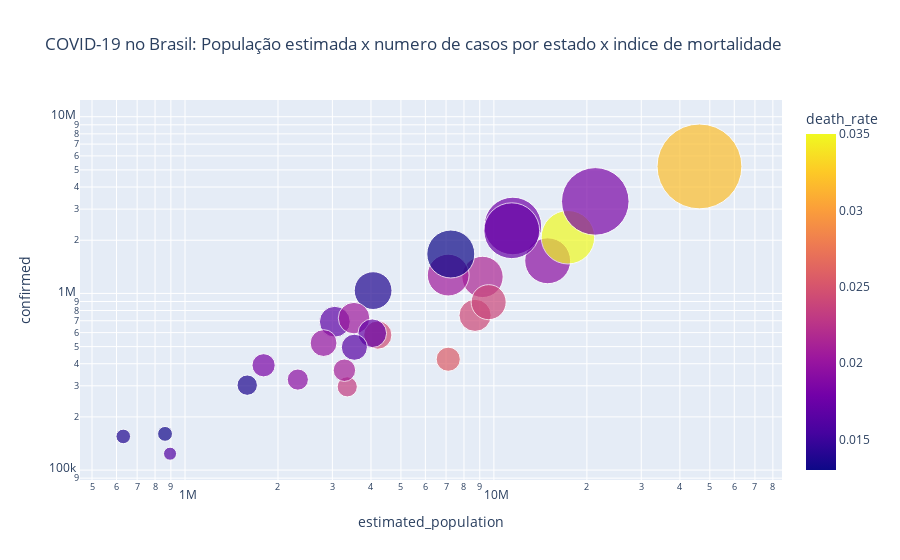

Source (notebook cell):
### Markdown cell above
### Nota-se que os estados com maiores populações tiveram maior numero de casos mas que alguns tiveram um bom indice de mortalidade baixo como Minas Gerais e Rio Grande do Sul, e tivemos também os com alto indice de mortalidade como São Paulo e Rio de Janeiro.
### Podemos ver também estados com baixo numero de casos mas que com indice de mortalidade alto como Maranhão e Pernambuco.

### Code cell
fig = px.scatter(t, x="estimated_population", y="confirmed", title="COVID-19 no Brasil: População estimada x numero de casos por estado x indice de mortalidade",
                 size="confirmed", color="death_rate",hover_name=t.state, log_x=True, log_y=True, size_max=60)
fig.show()

### Figure 1 — Plotly figure (JSON) as saved in the notebook; plotly's stock layout.template omitted (floating-point values rounded to 4 significant figures)
{"data": [{"hovertemplate": "<b>%{hovertext}</b><br><br>estimated_population=%{x}<br>confirmed=%{marker.size}<br>death_rate=%{marker.color}<extra></extra>", "hovertext": ["AP", "AC", "AM", "AL", "DF", "ES", "CE", "BA", "MS", "MA", "GO", "MT", "PA", "PE", "PB", "PI", "RJ", "MG", "RN", "RR", "RO", "PR", "SE", "SC", "TO", "RS", "SP"], "legendgroup": "", "marker": {"color": [0.0132, 0.0161, 0.0244, 0.0232, 0.0167, 0.0138, 0.0215, 0.0194, 0.02, 0.0256, 0.0206, 0.0205, 0.0241, 0.0239, 0.0171, 0.021, 0.035, 0.0183, 0.0164, 0.0138, 0.0183, 0.0178, 0.0194, 0.013, 0.0137, 0.0172, 0.0319], "coloraxis": "coloraxis", "size": [160328, 123808, 581070, 295972, 691353, 1037188, 1239746, 1530054, 523565, 424199, 1269853, 724653, 751293, 892115, 594891, 367515, 2078817, 3317401, 495749, 155062, 391943, 2407960, 325274, 1671175, 302502, 2263880, 5232374], "sizemode": "area", "sizeref": 1453.0, "symbol": "circle"}, "mode": "markers", "name": "", "orientation": "v", "showlegend": false, "type": "scatter", "x": [861773, 894470, 4207714, 3351543, 3055149, 4064052, 9187103, 14930634, 2809394, 7114598, 7113540, 3526220, 8690745, 9616621, 4039277, 3281480, 17366189, 21292666, 3534165, 631181, 1796460, 11516840, 2318822, 7252502, 1590248, 11422973, 46289333], "xaxis": "x", "y": [160328, 123808, 581070, 295972, 691353, 1037188, 1239746, 1530054, 523565, 424199, 1269853, 724653, 751293, 892115, 594891, 367515, 2078817, 3317401, 495749, 155062, 391943, 2407960, 325274, 1671175, 302502, 2263880, 5232374], "yaxis": "y"}], "layout": {"coloraxis": {"colorbar": {"title": {"text": "death_rate"}}, "colorscale": [[0, "#0d0887"], [0.1111, "#46039f"], [0.2222, "#7201a8"], [0.3333, "#9c179e"], [0.4444, "#bd3786"], [0.5556, "#d8576b"], [0.6667, "#ed7953"], [0.7778, "#fb9f3a"], [0.8889, "#fdca26"], [1, "#f0f921"]]}, "legend": {"itemsizing": "constant", "tracegroupgap": 0}, "title": {"text": "COVID-19 no Brasil: População estimada x numero de casos por estado x indice de mortalidade"}, "xaxis": {"anchor": "y", "domain": [0, 1], "title": {"text": "estimated_population"}, "type": "log"}, "yaxis": {"anchor": "x", "domain": [0, 1], "title": {"text": "confirmed"}, "type": "log"}}}
